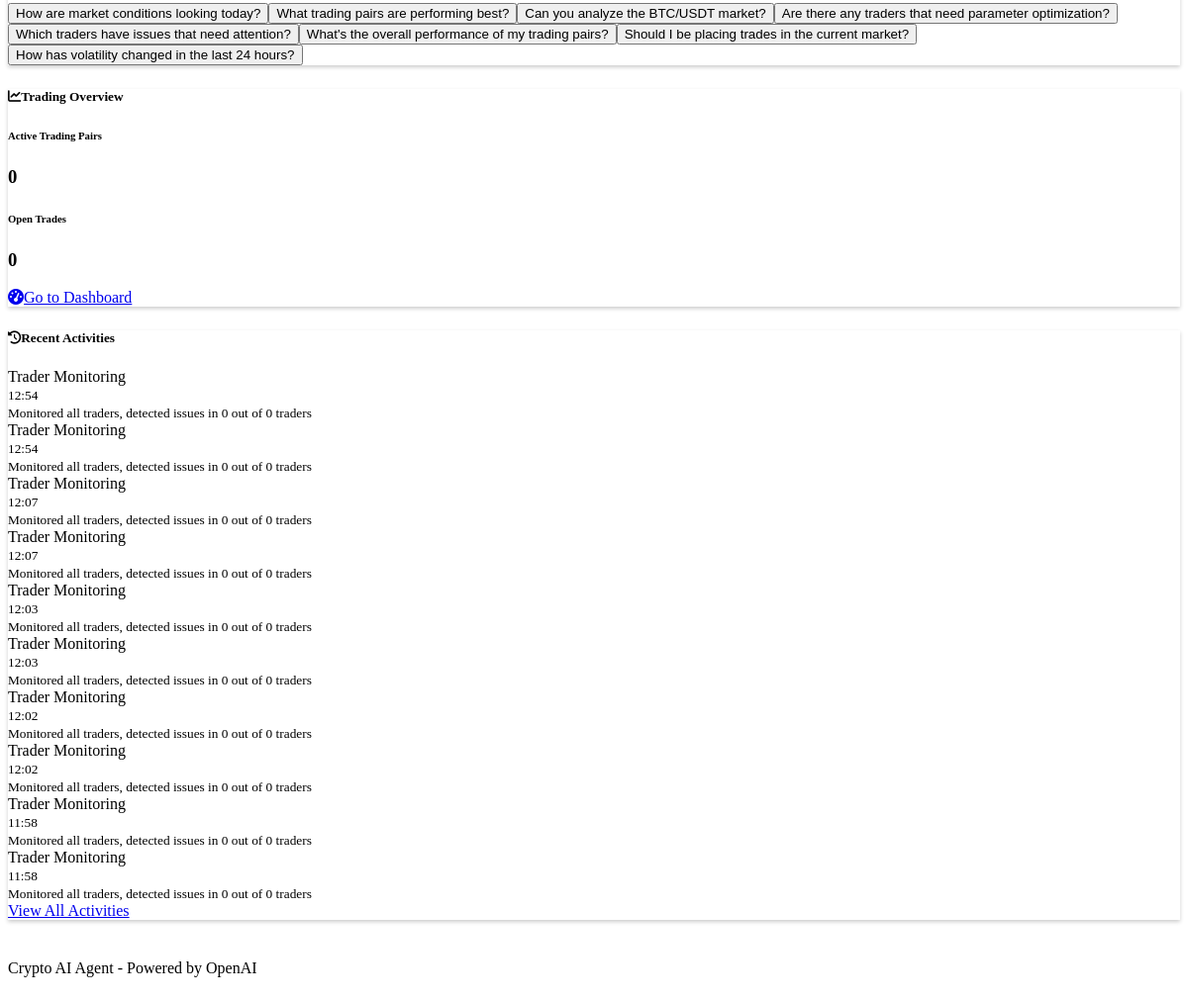
The app's page /chat (lower part), older data.
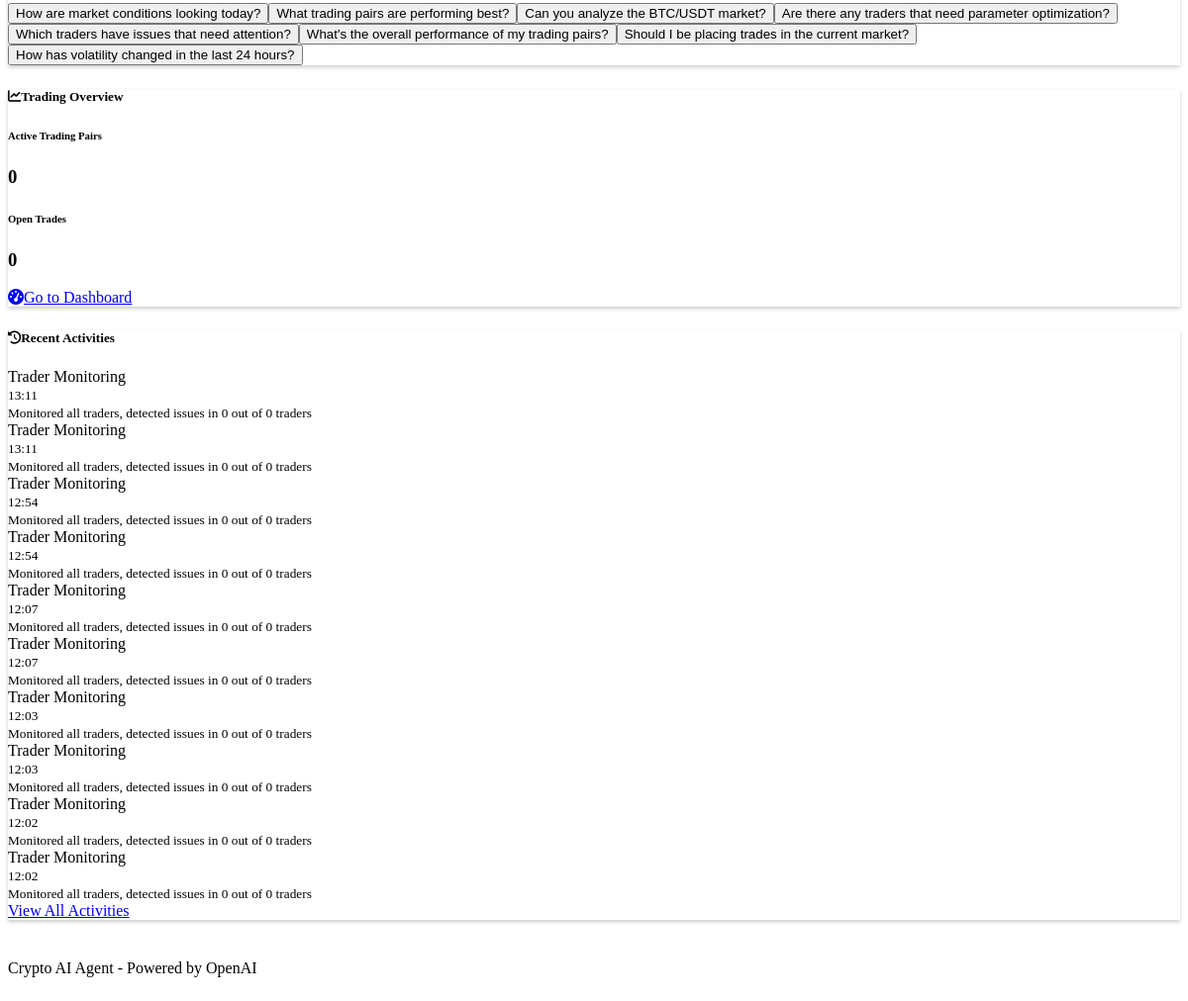
The same page, newer data.
### models.py (models this page shows, shortened)
class AuditLog(db.Model):
    id = db.Column(db.Integer, primary_key=True)
    timestamp = db.Column(db.DateTime, default=datetime.utcnow)
    action_type = db.Column(db.String(50), nullable=False)  # market_analysis, parameter_update, trade_recommendation, etc.
    description = db.Column(db.Text, nullable=False)
    trading_pair_id = db.Column(db.Integer, db.ForeignKey('trading_pair.id'), nullable=True)
    trade_id = db.Column(db.Integer, db.ForeignKey('trade.id'), nullable=True)

### routes/main.py (the view)
@main_bp.route('/chat')
def chat_interface():
    try:
        trading_pairs = trading_client.get_trading_pairs().get('data', [])
        traders_status = trading_client.get_all_traders_status().get('data', [])
        open_trades = sum(trader.get('open_trades', 0) for trader in traders_status)
        active_pairs = len(trading_pairs)
        recent_actions = AuditLog.query.order_by(AuditLog.timestamp.desc()).limit(10).all()
        return render_template(
            'chat.html',
            active_pairs=active_pairs,
            open_trades=open_trades,
            recent_actions=recent_actions
        )
    except Exception as e:
        logger.error(f"Error rendering chat interface page: {str(e)}")
        return render_template('error.html', error=str(e))

### services/trading_api.py (called while the page is built, shortened)
    def _make_request(self, method, endpoint, data=None, params=None):
        if not self.api_available:
            return self._get_default_response_for_endpoint(endpoint)

    def _get_default_response_for_endpoint(self, endpoint):
        if endpoint == "trading-pairs" or endpoint.startswith("trading-pairs/"):
            return {
                "success": True,
                "data": []
            }
        elif endpoint == "trader-status" or endpoint.startswith("trader-status/"):
            return {
                "success": True,
                "data": []
            }
        elif endpoint == "trades" or endpoint.startswith("trades/"):
            return {
                "success": True,
                "data": []
            }
        else:
            return {
                "success": False,
                "error": "Trading API service is unavailable",
                "data": []
            }

    def get_trading_pairs(self):
        return self._make_request("GET", "trading-pairs")

    def get_all_traders_status(self):
        return self._make_request("GET", "trader-status")

### templates/chat.html (shortened to what this page needs)
{% extends 'base.html' %}
{% block content %}
<div class="row">
    <div class="col-md-8">
        <div class="card">
            <div class="card-body">
                <div class="mt-3">
                    <div id="suggested-questions" class="mt-2">
                    </div>
                </div>
            </div>
        </div>
    </div>
    <div class="col-md-4">
        <div class="card mb-4">
            <div class="card-header">
                <h5 class="mb-0"><i class="fas fa-chart-line me-2"></i>Trading Overview</h5>
            </div>
            <div class="card-body">
                <div class="mb-3">
                    <h6 class="text-muted">Active Trading Pairs</h6>
                    <h3>{{ active_pairs }}</h3>
                </div>
                <div class="mb-3">
                    <h6 class="text-muted">Open Trades</h6>
                    <h3>{{ open_trades }}</h3>
                </div>
                <a href="{{ url_for('main.index') }}" class="btn btn-outline-primary w-100">
                    <i class="fas fa-tachometer-alt me-1"></i>Go to Dashboard
                </a>
            </div>
        </div>
        <div class="card">
            <div class="card-header">
                <h5 class="mb-0"><i class="fas fa-history me-2"></i>Recent Activities</h5>
            </div>
            <div class="card-body p-0">
                <div class="list-group list-group-flush">
                    {% for action in recent_actions %}
                    <div class="list-group-item">
                        <div class="d-flex justify-content-between align-items-start">
                            <div>
                                {% if 'market_analysis' in action.action_type %}
                                <span class="badge bg-info">Market Analysis</span>
                                {% elif 'parameter_optimization' in action.action_type %}
                                <span class="badge bg-success">Parameter Optimization</span>
                                {% elif 'trader_monitoring' in action.action_type %}
                                <span class="badge bg-warning">Trader Monitoring</span>
                                {% elif 'trade_placement' in action.action_type %}
                                <span class="badge bg-primary">Trade Placement</span>
                                {% elif 'chat_query' in action.action_type %}
                                <span class="badge bg-secondary">Chat Query</span>
                                {% else %}
                                <span class="badge bg-dark">{{ action.action_type }}</span>
                                {% endif %}
                            </div>
                            <small class="text-muted">{{ action.timestamp.strftime('%H:%M') }}</small>
                        </div>
                        <small class="d-block mt-1">{{ action.description }}</small>
                    </div>
                    {% else %}
                    <div class="list-group-item text-center py-3">
                        <i class="fas fa-info-circle me-1"></i>No recent activities
                    </div>
                    {% endfor %}
                </div>
                <div class="card-footer text-center">
                    <a href="{{ url_for('main.action_log') }}" class="btn btn-sm btn-outline-secondary">
                        View All Activities
                    </a>
                </div>
            </div>
        </div>
    </div>
</div>
{% endblock %}

Row changes from the older to the newer data that the page shows:
no longer on this page (row unchanged): AuditLog: shows "Trader Monitoring", timestamp "11:58", description "Monitored all traders, detected issues in 0 out of 0 traders"
no longer on this page (row unchanged): AuditLog: shows "Trader Monitoring", timestamp "11:58", description "Monitored all traders, detected issues in 0 out of 0 traders"
added AuditLog: shows "Trader Monitoring", timestamp "13:11", description "Monitored all traders, detected issues in 0 out of 0 traders"
added AuditLog: shows "Trader Monitoring", timestamp "13:11", description "Monitored all traders, detected issues in 0 out of 0 traders"
